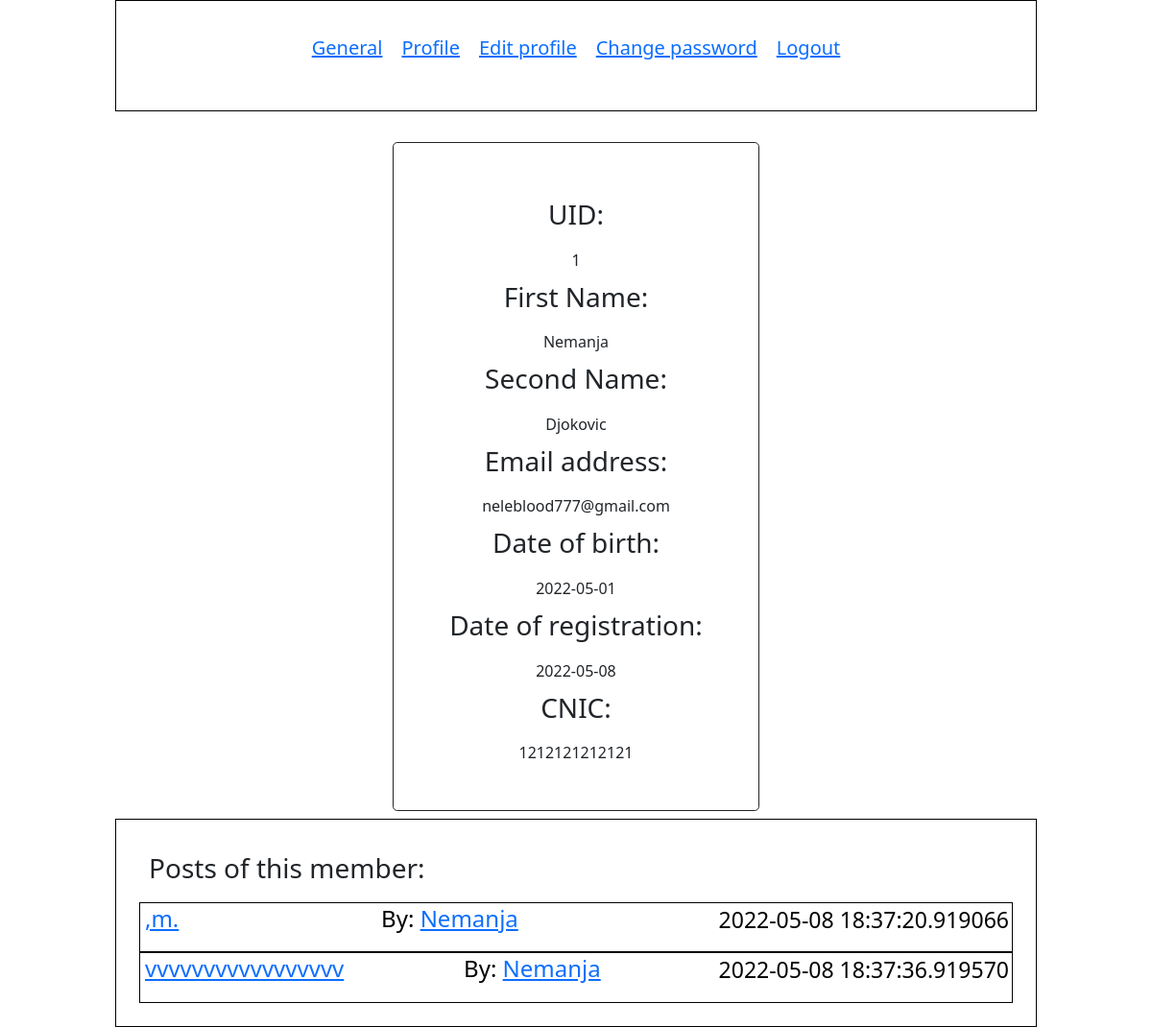
The page /profile/ (signed in) on the database its author committed.
### app.py (models this page shows, shortened)
class User(db.Model, UserMixin):
    __tablename__ = 'user'
    uid = db.Column(db.Integer, primary_key=True)
    fname = db.Column(db.String(72), nullable=False)
    sname = db.Column(db.Text, nullable=False)
    email = db.Column(db.Text, nullable=False)
    password = db.Column(db.String(256), nullable=False)
    birth = db.Column(db.DateTime, nullable=False)
    date_registrated = db.Column(
        db.DateTime, nullable=False, default=datetime.utcnow)
    cnic = db.Column(db.String(13), default=False)
    image = relationship("Images")
    autid = relationship("Blogpost")
    role = db.Column(db.Boolean, default=False)
    @login_manager.user_loader
    def load_user(self):
        return User.query.filter_by(uid=self).first()

class Blogpost(db.Model):
    __tablename__="blog"
    id = db.Column(db.Integer, primary_key=True)
    title = db.Column(db.String(72), nullable=False)
    content = db.Column(db.Text, nullable=False)
    author = db.Column(db.String(20), nullable=False, default='N/A')
    date_posted = db.Column(
        db.DateTime, nullable=False, default=datetime.utcnow)
    pinn = db.Column(db.Boolean, default=False)
    htmlrender = db.Column(db.Boolean, default=False)
    comment = relationship("Comments", cascade="all, delete")
    like=relationship("Like", cascade="all, delete")
    uid = db.Column(db.Integer, db.ForeignKey("user.uid"), nullable=False)

### app.py (the view)
@app.route('/profile/', methods=['POST', 'GET'])
@login_required
def profile():
    if current_user:
        query = User.query.filter_by(uid=current_user.uid).first()
        hisposts = Blogpost.query.filter_by(uid=query.uid).all()
        return render_template("profile.html", query=query, hisposts=hisposts)
    else:
        redirect("/login")

### templates/profile.html (shortened to what this page needs)
{% extends 'base.html' %}
{% import "bootstrap/wtf.html" as wtf %}
{% block body %}
{{ super() }}
<div class=" d-flex p-2 justify-content-center text-center">
<div class="align-items-center">
<div class="form-signin border border-dark p-5 rounded-3">
    <h3>UID:</h3>
    {{ query.uid}}
    <h3>First Name:</h3>
    {{ query.fname}}
    <h3>Second Name:</h3>
    {{ query.sname}}
    <h3>Email address:</h3>
    {{ query.email}}
    <h3>Date of birth:</h3>
    {{ query.birth.strftime('%Y-%m-%d')  }}
    <h3>Date of registration:</h3>
    {{ query.date_registrated.strftime('%Y-%m-%d') }}
    <h3>CNIC:</h3>
    {{ query.cnic }}
</div></div></div>
<div class="all">
<h3>Posts of this member:</h3>
<div class="cent">
{% for i in hisposts %}
<div class="list_post">
<a id='open' href='/post/open/{{i.id}}' class="opt">
        <h4 class="ele">{{ i.title }}</h4></a>
            {% if i.author %}
                <h4 class="ele">By: <a href="/profilee/{{i.id}}">{{ i.author }}</a></h4>
            {% else %}
                <h4 class="ele">By: N/A</h4>
            {% endif %}
        <p id='time'>{{ i.date_posted }}   </p>
</div>
    {% endfor %}
</div></div>
{% endblock %}

### templates/base.html (shortened to what this page needs)
<!DOCTYPE html>
<html lang="en">
<head>
    <link rel="stylesheet" href="{{url_for('static', filename='css/main.css')}}">
<link href="https://cdn.jsdelivr.net/npm/bootstrap@5.0.0-beta2/dist/css/bootstrap.min.css" rel="stylesheet">
</head>
<body>
    {% block body %}
<nav class="heade">
<div class="divnav">
<p class="navi"><a href="{{url_for('create_post')}}">General</a></p>
{% if current_user.is_authenticated %}
    <p class="navi"><a href="{{url_for('profile')}}">Profile</a></p>
    <p class="navi"><a href="{{url_for('editprofile')}}">Edit profile</a></p>
    <p class="navi"><a href="{{url_for('changpw')}}">Change password</a></p>
    <p class="navi"><a href="{{url_for('logout')}}">Logout</a></p>
{% else %}
<p class="navi"><a href="{{url_for('reg')}}">Registrate</a></p>
<p class="navi"><a href='{{ url_for("indexx")}}'>Login</a></p>
</div>
{% endif %}
</nav>
<br/>
 {% endblock %}
</body>
</html>

### static/css/main.css (style rules this page uses)
.cent { color:black; font-size: 23px; align-items: center; }
.opt { width:fit-content; font-weight: bold; font-size: small; z-index: 2; }
.all { width:80%; margin:auto; padding:2%; border:1px solid black; }
.list_post { display: flex; justify-content: space-between; border:1px black solid; padding-left: 3px; padding-right: 3px; }
.ele { margin-left: 2px; margin-right: 2px; margin: 2px; }
.navi { padding:10px; font-size: 20px; }
nav { width:80%; margin:auto; padding:2%; border:1px solid black; height: auto; display:flex; justify-content: center; flex-direction: row; }
.divnav { display:flex; justify-content: center; flex-direction: row; }

### templates/profile.html (style rules this page uses)
h3 { padding:10px; }
.list_post { display: flex; justify-content: space-between; border:1px black solid; padding-left: 3px; padding-right: 3px; }
.ele { margin-left: 2px; margin-right: 2px; margin: 2px; }

### rows shown on the page
User: uid "1", fname "Nemanja", sname "Djokovic", email "neleblood777@gmail.com", birth "2022-05-01", date_registrated "2022-05-08", cnic "1212121212121"
Blogpost: title ",m.", author "Nemanja", date_posted "2022-05-08 18:37:20.919066"
Blogpost: title "vvvvvvvvvvvvvvvvv", author "Nemanja", date_posted "2022-05-08 18:37:36.919570"
